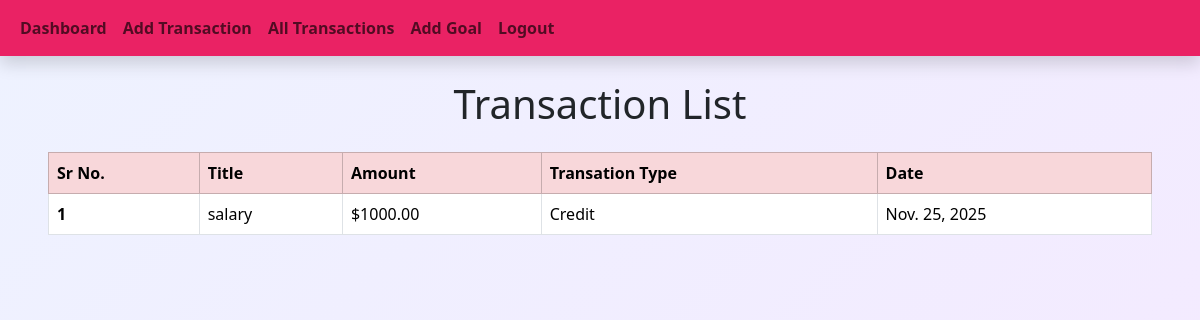
The app's page /transaction/list (signed in), older data.
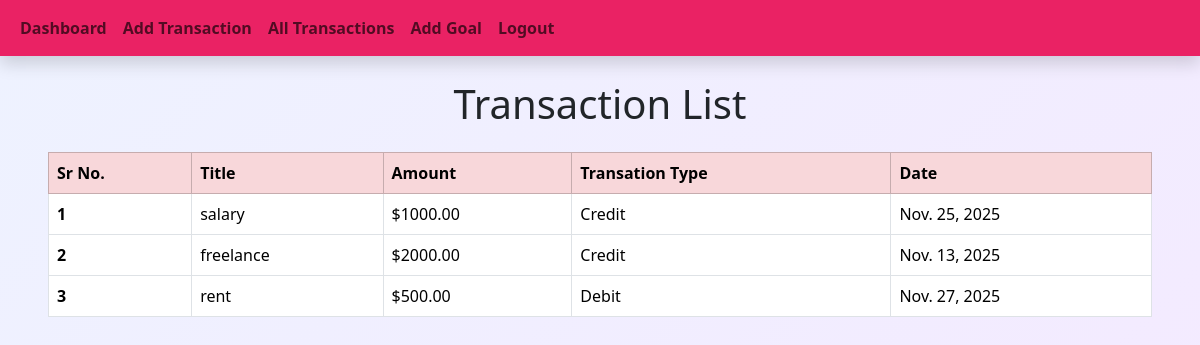
The same page, newer data.
### finance/models.py (models this page shows, shortened)
class Transaction(models.Model):
    TRANSACTION_TYPES = [
        ('Income', 'Income'),
        ('Expense', 'Expense')
    ]
    user = models.ForeignKey(User, on_delete=models.CASCADE)
    title = models.CharField(max_length=255)
    amount = models.DecimalField(max_digits=10, decimal_places=2)
    transaction_type = models.CharField(max_length=10, choices=TRANSACTION_TYPES)
    date = models.DateField()
    category = models.CharField(max_length=255)

### finance/views.py (the view)
# urls.py: path('transaction/list', views.TransactionListView.as_view(), name = "transaction_list"),
class TransactionListView(LoginRequiredMixin, View):
    def get(self, request, *args, **kwargs):
        transactions = Transaction.objects.filter(user = request.user)
        return render(request, 'finance/transaction_list.html', {'transactions' : transactions})

### finance/templates/finance/transaction_list.html (shortened to what this page needs)
{% extends "finance/layout.html" %}
{% block content %}
<div class="min-vh-100" style="background: linear-gradient(135deg, #eef2ff, #f5e8ff);">
    <div class="mx-5" >
        <h1 class = "text-center pt-4">Transaction List</h1>
        <table class="table table-hover table-bordered mt-4" style="background: rgba(255, 255, 255, 0.3); backdrop-filter: blur(6px);">
            <thead class="table-danger">
                <tr>
                    <th scope="col">Sr No.</th>
                    <th scope="col">Title</th>
                    <th scope="col">Amount</th>
                    <th scope="col">Transation Type</th>
                    <th scope="col">Date</th>
                </tr>
            </thead>
            <tbody>
                {% for transaction in transactions %}
                    <tr>
                        <th scope="row">{{ transaction.id }}</th>
                        <td>{{ transaction.title }}</td>
                        <td>${{ transaction.amount|floatformat:2 }}</td>
                        {% if transaction.transaction_type == 'Income' %}
                            <td>Credit</td>
                        {% else %}
                            <td>Debit</td>
                        {% endif %}
                        <td>{{ transaction.date }}</td>
                    </tr>
                {% endfor %}
            </tbody>
        </table>
    </div>
</div>
{% endblock content %}

Row changes from the older to the newer data that the page shows:
added Transaction: transaction_type "Credit"
added Transaction: transaction_type "Debit"
